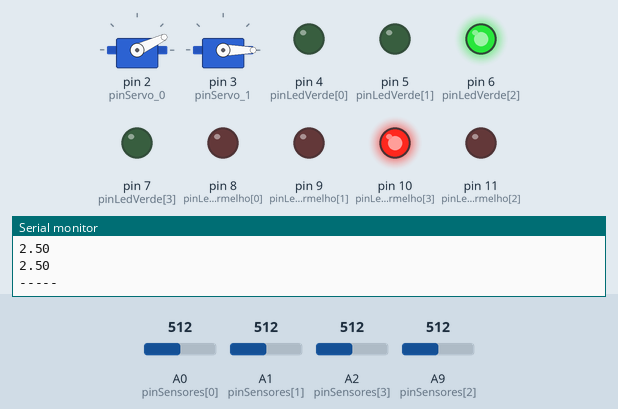
This sketch was run on a simulated Arduino Mega 2560, built with avr-gcc and run on an emulated ATmega2560. Shown: 2 × servo, output pins drawn as LEDs (lit = HIGH), the last lines printed to the serial monitor. The test bench sets the inputs (shaded band); at power-on: A0 (pinSensores[0]) = 512, A1 (pinSensores[1]) = 512, A2 (pinSensores[3]) = 512, A9 (pinSensores[2]) = 512.

Above: at 3.9 s.
4.0 s: A0 (pinSensores[0]) set to 526
At 6.8 s:
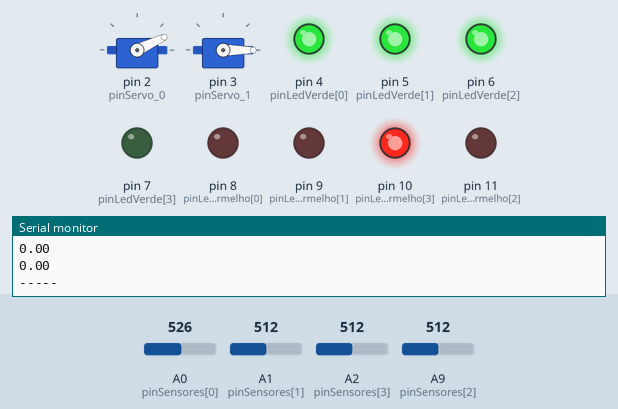
7.0 s: A0 (pinSensores[0]) set to 554
At 9.9 s:
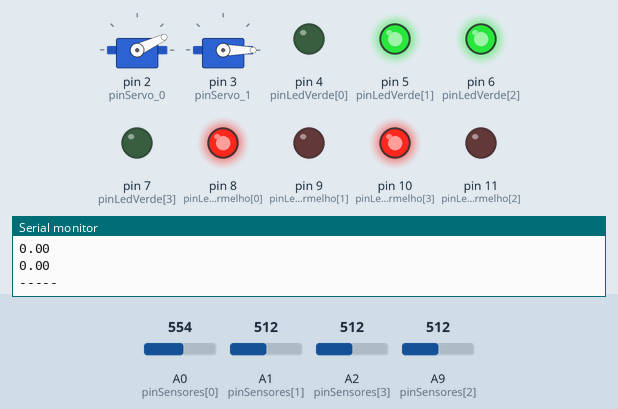
10.0 s: A1 (pinSensores[1]) set to 526
13.0 s: A1 (pinSensores[1]) set to 548
14.5 s: A2 (pinSensores[3]) set to 547
At 17.2 s:
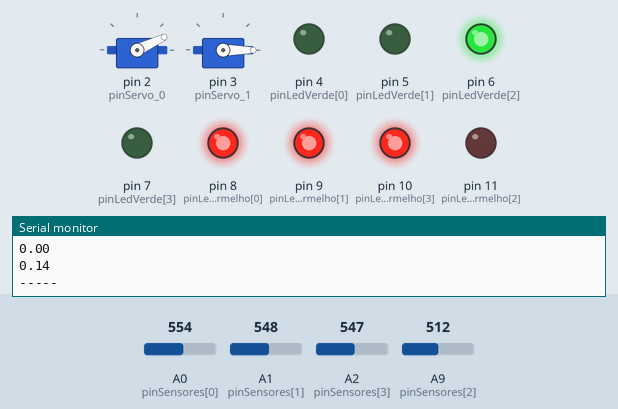
17.5 s: A2 (pinSensores[3]) set to 582
At 20.6 s:
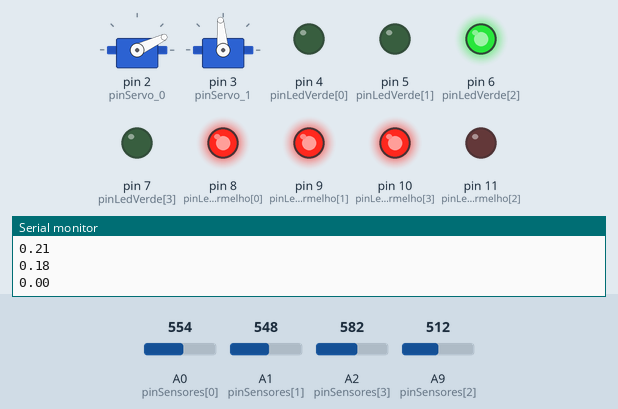
Timing chart, 0 to 21.5 s (numbered marks = the images above; inputs shaded):
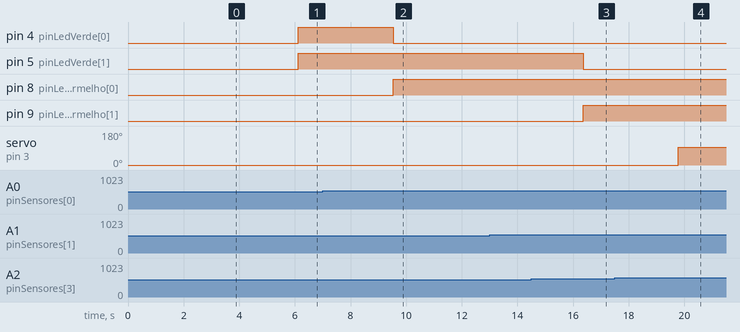

The sketch:

versao_testes.ino
```cpp
#include <Servo.h>
#include <LiquidCrystal.h>

#define pinServo_0 2 //Entrada
#define pinServo_1 3 //Saida
Servo servo_entrada;
Servo servo_saida;

//LiquidCrystal lcd(<pino RS>, <pino enable>, <pino D4>, <pino D5>, <pino D6>, <pino D7>)
LiquidCrystal lcd(12, 13, 14, 15, 16, 17);
float lastReading[] = {0,0,0,0,0,0};
int pinSensores[] = { A0, A1, A9, A2};
float ocioso[] = {0, 0, 0, 0,0,0};
int pinLedVerde[] = {4, 5, 6, 7};
int pinLedVermelho[] = {8, 9, 11, 10};
String teste1="", teste2="";

void checkSensores() {

  for (int i = 0; i < 20 ; i++){
      for (int j = 0; j < 4; j++) {
        if (i ==0)
        {
          lastReading[j] =0;
        }
        delay(30);
        lastReading[j] += analogRead(pinSensores[j]);
      }
  }
  for (int i = 0; i < 4; i++) {
     lastReading[i] = lastReading[i] / 20;
     lastReading[i] = (lastReading[i]*5)/1023;
  }
}

void setup() {
  Serial.begin(9600);
  delay(100);
  checkSensores();
  Serial.println("-----");
  for(int i =0; i<4; i++){
    ocioso[i] = lastReading[i];
    Serial.println(ocioso[i]);
  }

  delay(200);

   lcd.clear();
   lcd.print("oi");
  servo_entrada.attach(pinServo_0);
  servo_saida.attach(pinServo_1);
  for (int i = 0; i < 4; i++ ) {
    pinMode(pinLedVerde[i], OUTPUT);
    pinMode(pinLedVermelho[i], OUTPUT);
  }

  servo_entrada.write(25); //TODO: Conferir se 0 graus é fechado.
  servo_saida.write(0);
 /* delay(2000);
 servo_entrada.write(115); //TODO: Conferir se 0 graus é fechado.
servo_saida.write(95);
delay(2000);
  servo_entrada.write(25); //TODO: Conferir se 0 graus é fechado.
  servo_saida.write(0);*/


   Serial.println("-----");
   digitalWrite(pinLedVerde[2], HIGH);
   digitalWrite(pinLedVermelho[3], HIGH);
}
float temp;
void loop() {
  delay(1000);
  checkSensores();
  Serial.println("-----");
  for(int i =0; i<4; i++){
    temp = abs(ocioso[i] - lastReading[i]);
    if (i<=1){
      if (temp>0.1){
        digitalWrite(pinLedVerde[i], LOW);
        digitalWrite(pinLedVermelho[i], HIGH);
      }
      else{
                digitalWrite(pinLedVerde[i], HIGH);
        digitalWrite(pinLedVermelho[i], LOW);

      }
    }
    if (i>=2){
         if ((i==2)&&(temp>0.2)){
             servo_entrada.write(110);
             delay(3000);
             servo_entrada.write(25);
         }
         if ((i==3)&&(temp>0.2)){
             servo_saida.write(95);
             delay(3000);
             servo_saida.write(0);
         }

    }
    Serial.println(temp);
  }
   Serial.println("-----");

}
```

Measured:
- the behaviour switches between 536 and 537 on A0 (pinSensores[0]) (found by bisection; images 1 and 2)
- the behaviour switches between 563 and 564 on A2 (pinSensores[3]) (found by bisection; images 3 and 4)
- after the input at 7.0 s, pin 4 (pinLedVerde[0]): HIGH → LOW after 2.5 s; pin 8 (pinLedVermelho[0]): LOW → HIGH after 2.5 s
- after the input at 13.0 s, every drawn part: stays the same
- after the input at 17.5 s, servo on pin 3 (pinServo_1): 0° → 95° after 2.3 s
